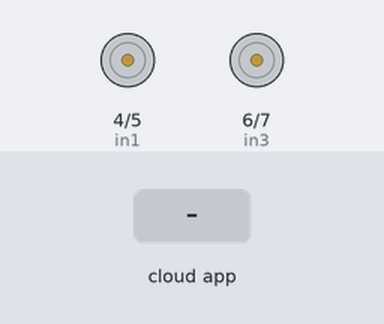
A sketch run on a simulated Arduino Uno, built with avr-gcc and run on an emulated ATmega328P. Parts: motor-driver pin pairs drawn as motors (green arrow = first pin HIGH = forward, orange = second pin HIGH = backward, longer = more drive, scaled by the enable pin). The inputs (shaded band) are chosen by the test bench. The ROS host is connected and sends only what is stated.

Above: at 1.2 s.
1.3 s: the phone or cloud app sets keypress to Key.up
At 1.5 s:
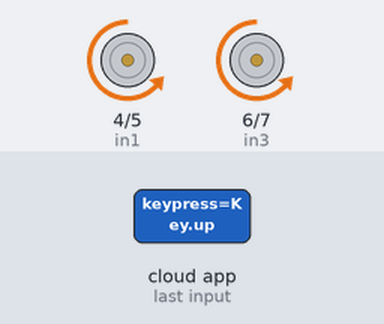
3.2 s: the phone or cloud app sets keypress to Key.down
At 3.4 s:
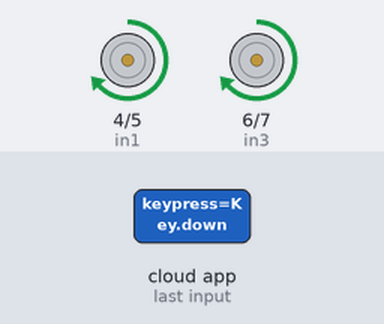
5.1 s: the phone or cloud app sets keypress to Key.left
At 5.3 s:
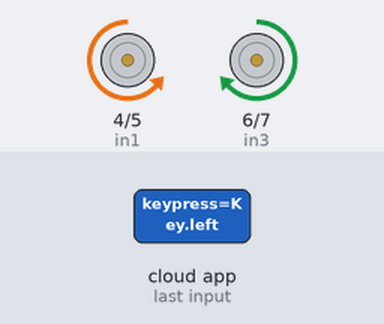
7.0 s: the phone or cloud app sets keypress to Key.right
At 7.2 s:
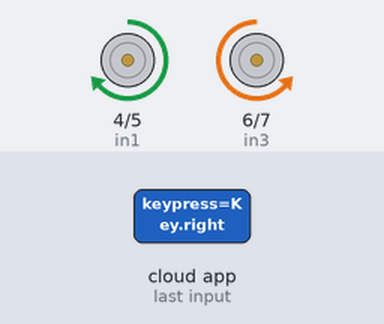
Timing chart, 0 to 9.9 s (numbered marks = the images above; inputs shaded):
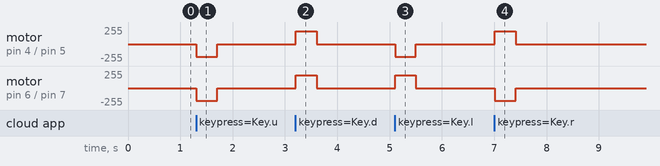

Measured:
- after the input at 1.3 s, motor on pin 4 (in1) / pin 5 (in2), motor on pin 6 (in3) / pin 7 (in4): stopped → backward 190/255 at once, → stopped 0.40 s later
- after the input at 3.2 s, motor on pin 4 (in1) / pin 5 (in2), motor on pin 6 (in3) / pin 7 (in4): stopped → forward 190/255 at once, → stopped 0.40 s later
- after the input at 5.1 s, motor on pin 4 (in1) / pin 5 (in2): stopped → backward 190/255 at once, → stopped 0.40 s later; motor on pin 6 (in3) / pin 7 (in4): stopped → forward 190/255 at once, → stopped 0.40 s later
- after the input at 7.0 s, motor on pin 4 (in1) / pin 5 (in2): stopped → forward 190/255 at once, → stopped 0.40 s later; motor on pin 6 (in3) / pin 7 (in4): stopped → backward 190/255 at once, → stopped 0.40 s later

The sketch:

RoboCar_Sketch.ino
```cpp
#include <ros.h>
#include <std_msgs/String.h>

#define in1 4
#define in2 5
#define in3 6
#define in4 7
#define enA 9
#define enB 11

//the amount of time for movement on a single key press
const int DELAY_TIME = 400;

//speed for the wheels
const int SPEED = 190;

//Node handler for subscribing to the topic '/keypress'
ros::NodeHandle nh;

void callback_message(const std_msgs::String& pressed_key){
  nh.loginfo(pressed_key.data);
  String message = String(pressed_key.data);

  if(message.equals("Key.up"))
    move_forward();
  if(message.equals("Key.down"))
    move_backward();
  if(message.equals("Key.left"))
    move_left();
  if(message.equals("Key.right"))
    move_right();
}

//Subscribing to the topic "/keypress" to receive the input from keyboard
ros::Subscriber<std_msgs::String> sub("/keypress", &callback_message);

void setup() {
  // Setting up the pins to output
  pinMode(enA, OUTPUT);
  pinMode(enB, OUTPUT);
  pinMode(in1, OUTPUT);
  pinMode(in2, OUTPUT);

  pinMode(in3, OUTPUT);
  pinMode(in4, OUTPUT);

  //initial direction of the motors
  digitalWrite(in1, LOW);
  digitalWrite(in2, LOW);
  digitalWrite(in3, LOW);
  digitalWrite(in4, LOW);

  nh.initNode();
  nh.subscribe(sub);
}

void loop() {
  nh.spinOnce();
  delay(10);
}


void move_backward() {
  // Set Motor A backward
  digitalWrite(in1, HIGH);
  digitalWrite(in2, LOW);
  // Set Motor B backward
  digitalWrite(in3, HIGH);
  digitalWrite(in4, LOW);

  //Move backward for the given DELAY_TIME, then stop
  analogWrite(enA, SPEED);
  analogWrite(enB, SPEED);
  delay(DELAY_TIME);
  analogWrite(enA, 0);
  analogWrite(enB, 0);
}

void move_forward() {
  // Set Motor A forward
  digitalWrite(in1, LOW);
  digitalWrite(in2, HIGH);
  // Set Motor B forward
  digitalWrite(in3, LOW);
  digitalWrite(in4, HIGH);

  //Move forward for the given DELAY_TIME, then stop
  analogWrite(enA, SPEED);
  analogWrite(enB, SPEED);
  delay(DELAY_TIME);
  analogWrite(enA, 0);
  analogWrite(enB, 0);
}

void move_left() {
  // Set Motor A forward
  digitalWrite(in1, LOW);
  digitalWrite(in2, HIGH);
  // Set Motor B backward
  digitalWrite(in3, HIGH);
  digitalWrite(in4, LOW);

  //Move left for the given DELAY_TIME, then stop
  analogWrite(enA, SPEED);
  analogWrite(enB, SPEED);
  delay(DELAY_TIME);
  analogWrite(enA, 0);
  analogWrite(enB, 0);
}


void move_right() {
  // Set Motor A backward
  digitalWrite(in1, HIGH);
  digitalWrite(in2, LOW);
  // Set Motor B forward
  digitalWrite(in3, LOW);
  digitalWrite(in4, HIGH);

  //Move right for the given DELAY_TIME, then stop
  analogWrite(enA, SPEED);
  analogWrite(enB, SPEED);
  delay(DELAY_TIME);
  analogWrite(enA, 0);
  analogWrite(enB, 0);
}
```
